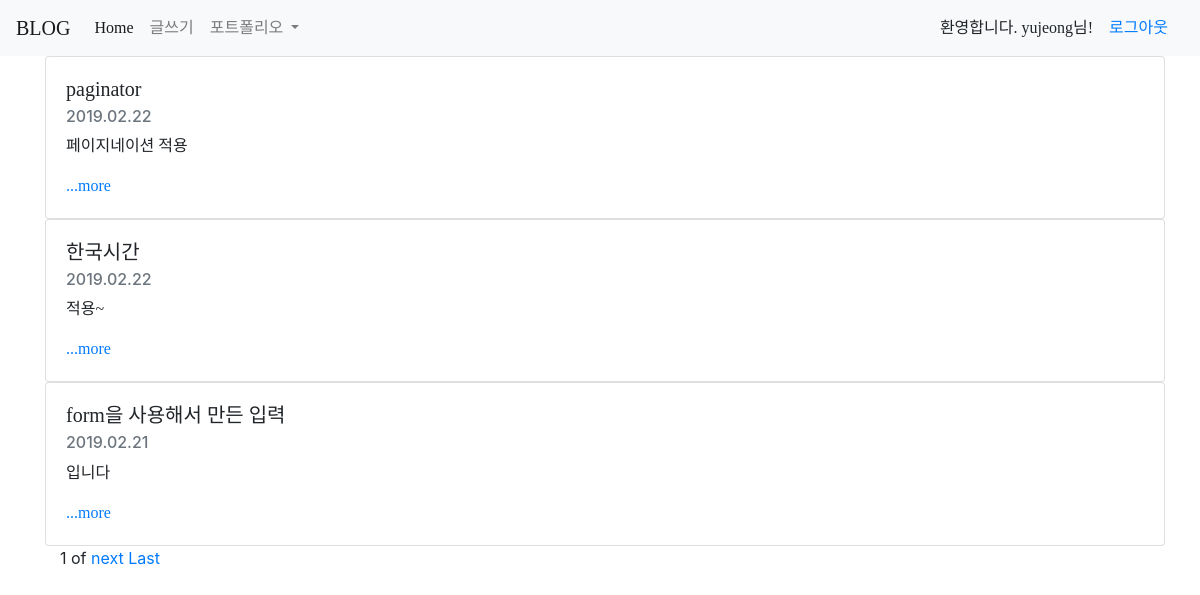
The app's page / (signed in) with its own data.
### blogApp/models.py (models this page shows, shortened)
class Blog(models.Model):
    title = models.CharField(max_length=200)
    pub_date = models.DateTimeField('date published')
    body = models.TextField()
    def summary(self):
        return self.body[:100]
    def time(self):
        return self.pub_date.strftime("%Y.%m.%d")

### blogApp/views.py (the view)
# urls.py: path('', blogApp.views.home, name="home"),
def home(request):
    blogs = Blog.objects.order_by('-pub_date')
    paginator = Paginator(blogs, 3)
    page = request.GET.get('page')
    posts = paginator.get_page(page)
    return render(request, 'home.html', {'blogs':blogs, 'posts':posts })

### blogApp/templates/home.html (shortened to what this page needs)
{% extends 'base.html' %}
{% block content %}
    {% for blog in posts %}
        <div class="card" style="width: 70rem;">
            <div class="card-body">
                <h5 id = no class="card-title">{{ blog.title }}</h5>
                <h6 class="card-subtitle mb-2 text-muted">{{blog.time}}</h6>
                <p id = dog class="card-text">{{ blog.summary}} </p>
                <a id = dog href="{% url 'detail' blog.id %}" class="card-link">...more</a>
            </div>
        </div>
    {% endfor %}
    <div class = container>
        <span>{{posts.number}}</span>
        <span>of</span>
         {% if posts.has_next %}
            <a href="?page={{posts.next_page_number}}">next</a>
            <a href="?page={{posts.paginator.num_page}}">Last</a>
        {%endif%}
    </div>
{% endblock %}

### blog/templates/base.html (shortened to what this page needs)
{% load staticfiles %}
<head>
  <link rel="stylesheet" href="https://stackpath.bootstrapcdn.com/bootstrap/4.3.1/css/bootstrap.min.css">
</head>
<body>
    <nav class="navbar navbar-expand-lg navbar-light bg-light">
        <a class="navbar-brand" href="{% url 'home' %}">BLOG</a>
        <div class="collapse navbar-collapse" id="navbarSupportedContent">
          <ul class="navbar-nav mr-auto">
            <li class="nav-item active">
              <a class="nav-link" href="{% url 'home' %}">Home <span class="sr-only">(current)</span></a>
            </li>
            <li class="nav-item">
              <a class="nav-link" href="{% url 'new' %}">글쓰기</a>
            </li>
            <li class="nav-item dropdown">
              <a class="nav-link dropdown-toggle" href="#" id="navbarDropdown" role="button" data-toggle="dropdown" aria-haspopup="true" aria-expanded="false">
                포트폴리오
              </a>
            </li>
          </ul>
          {% if user.is_authenticated %}
            환영합니다. {{user.username}}님!
            <a class="nav-link" href="javascript:{document.getElementById('logout').submit()}">로그아웃</a>
          {% else %}
            <a class="nav-link" href="{% url 'login' %}">로그인</a>
            <a class="nav-link" href="{% url 'signup' %}">회원가입</a>
          {% endif %}
        </div>
      </nav>
      <div class="container">
          {% block content %}
          {% endblock %}
      </div>
</body>

### blog/templates/base.html (style rules this page uses)
#no, .navbar-brand { font-family: 'yg-jalnan'; }
#dog, #navbarSupportedContent { font-family: 'KOMACON'; }

### records on screen
Blog: title "paginator", time "2019.02.22", summary "페이지네이션 적용"
Blog: title "한국시간", time "2019.02.22", summary "적용~"
Blog: title "form을 사용해서 만든 입력", time "2019.02.21", summary "입니다"

### other values on screen
{{ user.username }} "yujeong"
{{ posts.number }} "1"
